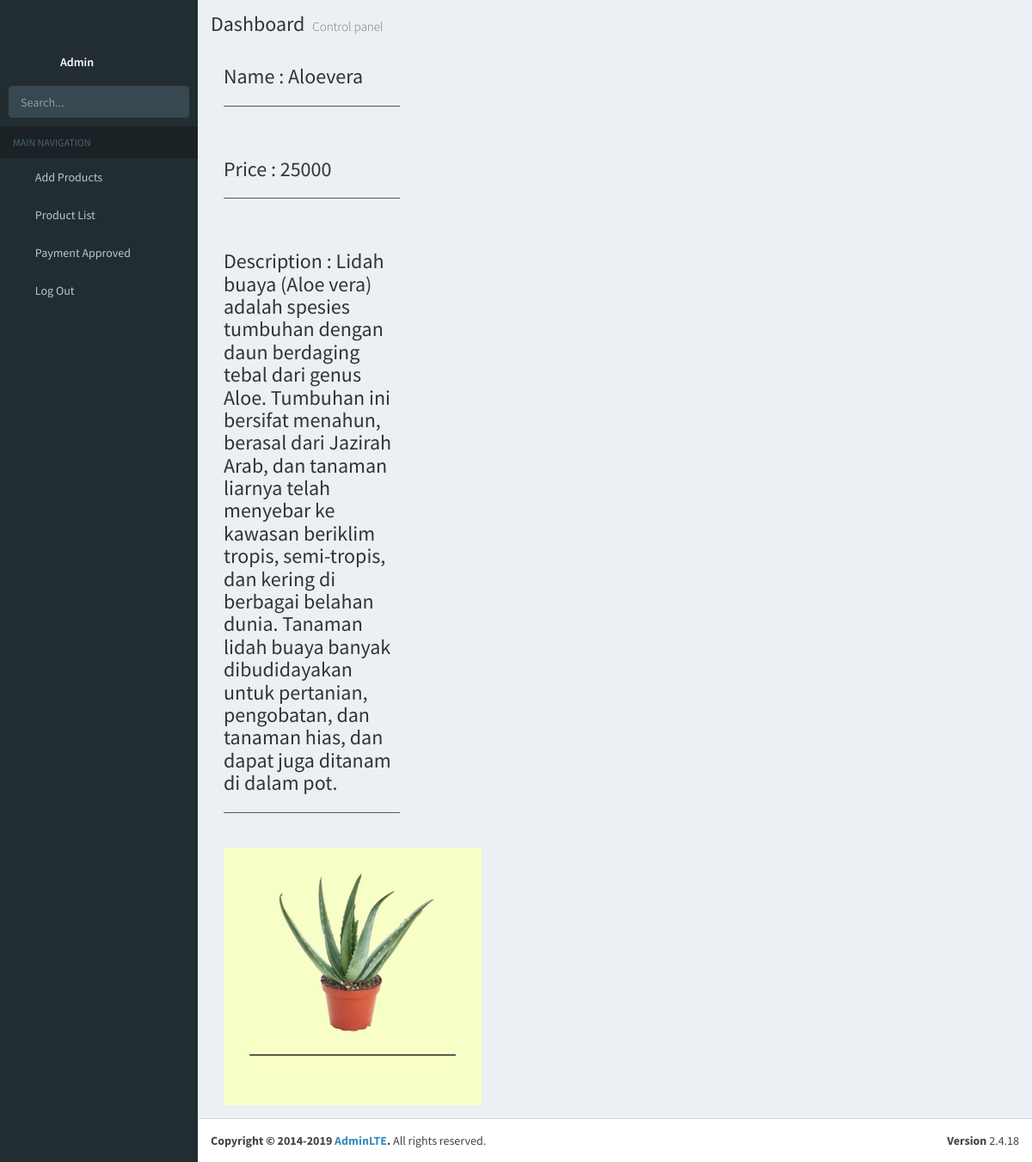
The app's page /admin/proshow.php?pro_id=28 (signed in) with its own data.
### tables this page shows
CREATE TABLE `products` (
  `id` int(11) NOT NULL,
  `name` varchar(30) NOT NULL,
  `price` int(11) NOT NULL,
  `picture` varchar(30) NOT NULL,
  `description` mediumtext NOT NULL,
  `category_id` int(11) NOT NULL,
  `created` timestamp NOT NULL DEFAULT current_timestamp(),
  `updated` timestamp NOT NULL DEFAULT current_timestamp()
);

### admin/proshow.php (the view, shortened to what this page needs)
<!DOCTYPE html>
<html>
    <?php
        include('adminpartials/head.php');
    ?>
<body class="hold-transition skin-blue sidebar-mini">
<div class="wrapper">
    <?php
        include('adminpartials/aside.php');
    ?>
  <div class="content-wrapper">
    <section class="content-header">
      <h1>
        Dashboard
        <small>Control panel</small>
      </h1>
    <section class="content">
        <div class="row">
            <div class ="col-sm-3">
              <?php
              include('../partials/connect.php');
              $id=$_GET['pro_id'];
              $sql="SELECT * from products WHERE id='$id'";
              $results=$connect->query($sql);
              $final=$results->fetch_assoc();
              ?>
              <h3> Name : <?php echo $final['name']?> </h3><hr><br>
          <h3> Price : <?php echo $final['price']?> </h3><hr><br>
          <h3> Description : <?php echo $final['description']?> </h3><hr><br>
          <img src="../<?php echo $final['picture'] ?>" alt="No File" style="height:300px; width:300px">
            </div>
            <div class="col-sm-3">
            </div>
        </div>
    </section>
  </div>
  <?php
    include('adminpartials/footer.php');
    ?>
</body>
</html>

### records on screen
products: name "Aloevera", price "25000", description "Lidah buaya (Aloe vera) adalah spesies tumbuhan dengan daun berdaging tebal dari genus Aloe. Tumbuhan ini bersifat menahun, berasal dari Jazirah Arab, dan tanaman liarnya telah menyebar ke kawasan beriklim tropis, semi-tropis, dan kering di berbagai belahan dunia. Tanaman lidah buaya banyak dibudidayakan untuk pertanian, pengobatan, dan tanaman hias, dan dapat juga ditanam di dalam pot.", picture (picture)
